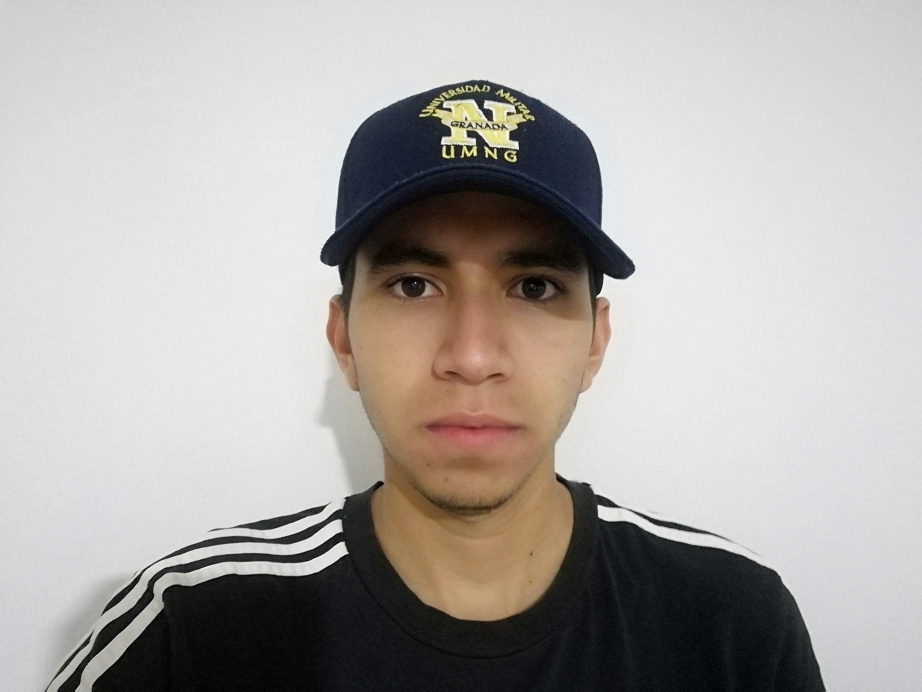
#> input picture img28.jpg, 4608 x 3456 px (shown at 1/5 size)
$ python Detec.py   (older library calls are emulated)
#> lines starting #> are read from the running program, lines starting #| are printed output that depends on the picture; after the words box and inside, x2 and y2 are one past the last pixel; in counts of white or black regions, pixels touching at a corner belong together
# Se importan librerías
import cv2
import numpy as np
from google.colab.patches import cv2_imshow
import matplotlib.pyplot as plt

img = cv2.imread('img28.jpg')
#> img is the input picture: shape (3456, 4608, 3); mean B, G, R 167.3, 170.8, 174.4
height, width, channels = img.shape
#> height = 3456; width = 4608; channels = 3

print("Dimensiones de la imagen:")
print("Ancho:", width)
#| Ancho: 4608
print("Altura:", height)
#| Altura: 3456

imagen = cv2.resize(img, (404, 303), interpolation = cv2.INTER_AREA)  # Cambiar tamaño de la imagen
imagen.shape

# Convertir la imagen a escala de grises
imagen_gris = cv2.cvtColor(imagen, cv2.COLOR_BGR2GRAY)
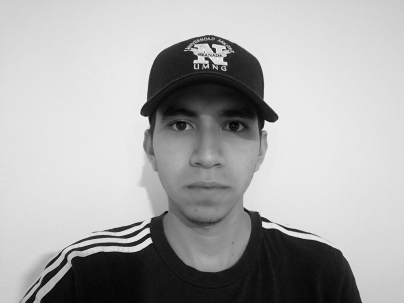
#> imagen_gris: shape (303, 404); min 2, max 245, mean 171.5
cv2_imshow(imagen_gris)

def detectar_bordes_sobel(imagen_gris):

    # Aplicar las derivadas de Sobel en los ejes x e y
    gradiente_x = cv2.Sobel(imagen_gris, cv2.CV_64F, 1, 0, ksize=3)
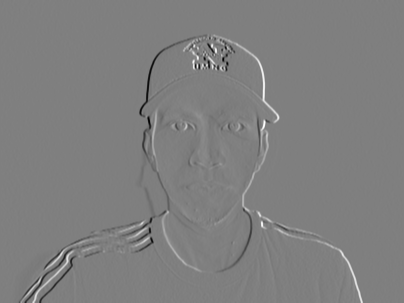
#> gradiente_x: shape (303, 404) float64; min -813, max 813, mean 0; drawn with min black and max white
    gradiente_y = cv2.Sobel(imagen_gris, cv2.CV_64F, 0, 1, ksize=3)
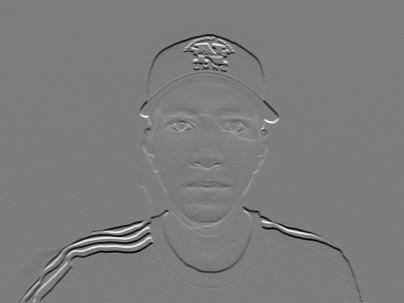
#> gradiente_y: shape (303, 404) float64; min -815, max 831, mean -4.4; drawn with min black and max white

    # Calcular la magnitud del gradiente
    magnitud_gradiente = np.sqrt(gradiente_x**2 + gradiente_y**2)
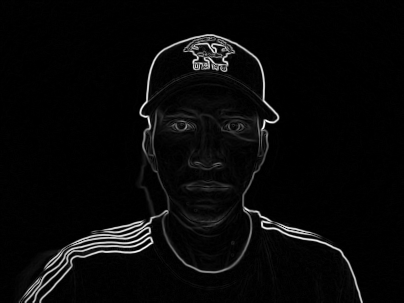
#> magnitud_gradiente: shape (303, 404) float64; min 0, max 859.4, mean 30.8; drawn with min black and max white

    # Aplicar umbral para obtener los bordes
    umbral = np.max(magnitud_gradiente) * 0.1
#> umbral = 85.94
    bordes = np.uint8(magnitud_gradiente > umbral) * 255
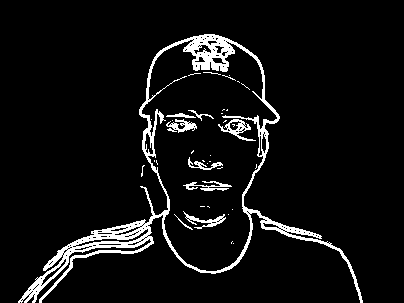
#> bordes: shape (303, 404); 6.5% white; 38 white regions (29 under 20 px), largest, box (x1, y1, x2, y2) and area: (18, 34, 363, 303) 6580, (218, 119, 256, 141) 254, (183, 211, 226, 229) 222

    # Contar la cantidad de píxeles de borde en toda la imagen
    cantidad_bordes_total = np.sum(bordes) // 255
#> cantidad_bordes_total = 7932

    # Obtener la región de interés desde el 55% de la imagen hacia arriba
    altura_roi = int(bordes.shape[0] * 0.55)
#> altura_roi = 166
    roi = bordes[:altura_roi, :]
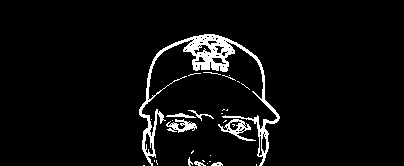
#> roi: shape (166, 404); 5% white; 30 white regions (22 under 20 px), largest, box (x1, y1, x2, y2) and area: (139, 34, 280, 166) 2587, (218, 119, 256, 141) 254, (166, 119, 197, 133) 213

    # Contar la cantidad de píxeles de borde en la región de interés
    cantidad_bordes_roi = np.sum(roi) // 255
#> cantidad_bordes_roi = 3378

    return bordes, cantidad_bordes_total, cantidad_bordes_roi

# Detectar los bordes utilizando las derivadas de Sobel
bordes, cantidad_bordes_total, cantidad_bordes_roi = detectar_bordes_sobel(imagen_gris)
#> cantidad_bordes_total = 7932; cantidad_bordes_roi = 3378

# Mostrar la imagen original y los bordes detectados
plt.figure(figsize=(12, 6))
plt.subplot(121), plt.imshow(cv2.cvtColor(imagen, cv2.COLOR_BGR2RGB))
plt.title('Imagen Original'), plt.axis('off')
plt.subplot(122), plt.imshow(bordes, cmap='gray')
plt.title('Bordes Detectados (Total: {}, Región de interés: {})'.format(cantidad_bordes_total, cantidad_bordes_roi))
plt.axis('off')
plt.show()
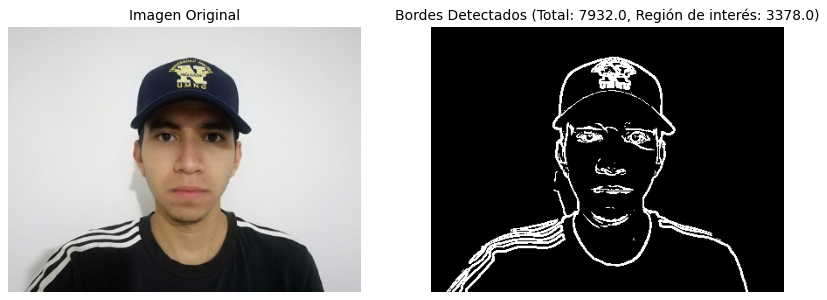
#> figure drawn by matplotlib, 2 panels

if 7000 <= cantidad_bordes_total <= 7899 and 3050 <= cantidad_bordes_roi <= 3590:
  print('NORMAL')
elif 8295 <= cantidad_bordes_total <= 9050 and 4105 <= cantidad_bordes_roi <= 4760:
  print('GAFAS')
elif 7900 <= cantidad_bordes_total <= 8550 and 3210 <= cantidad_bordes_roi <= 3680:
  print('GORRA')
else:
  print('No se pudo determinar')
